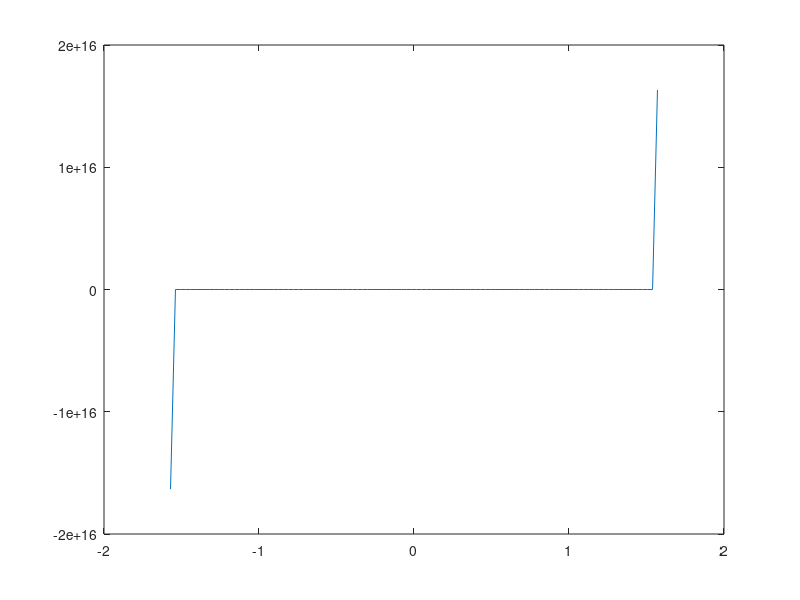

MATLAB code to generate this figure:
% Zadatak 3.

% Generirajte vektor x ∈< −π/2, π/2 > (korak proizvoljan) te nacrtajte funkciju tan(x) korištenjem funkcije plot.

clear
clc

x = linspace(-(pi/2), (pi/2), 100);

a = tan(x);
plot(x, a)